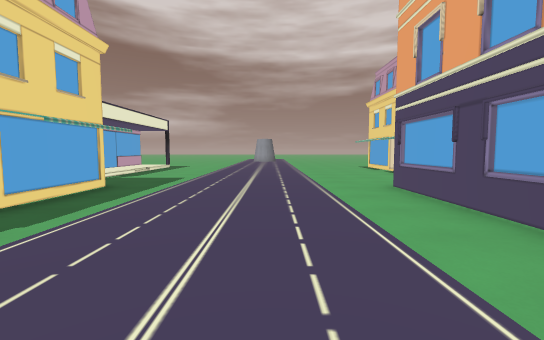
view 1 (above)

22 first-person views from a walk through a level from a Godot 3-D game. The camera is 1.4 m above the floor, tilts 4° down and sees 90° across. The floor is counted in squares, 2 m on a side. Each view is taken from the middle of a square. On the plan, view 1 faces up. The plan holds only what a view shows up to about 9 squares ahead; the rest is blank. The place goes on beyond the plan. Flat picture figures and markers are left out. Some surface patterns are stand-ins.

view 2
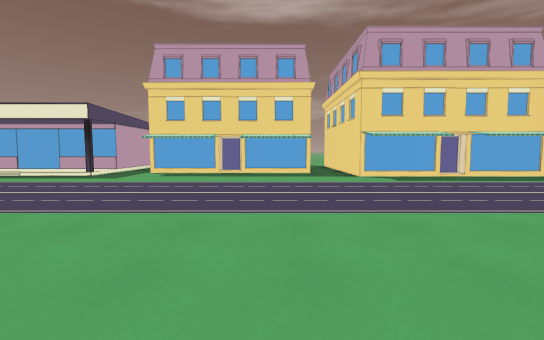

view 3
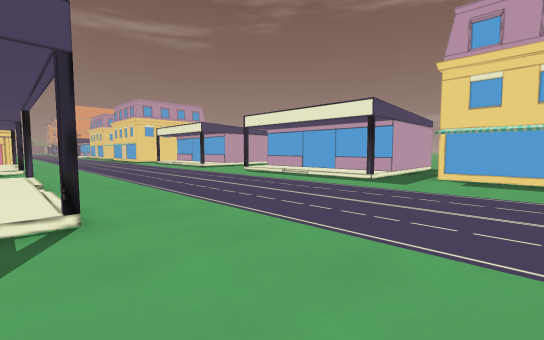

view 4
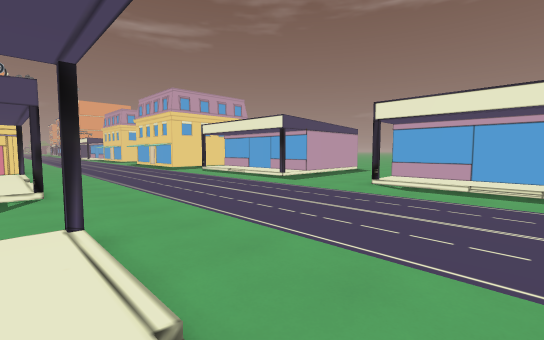

view 5
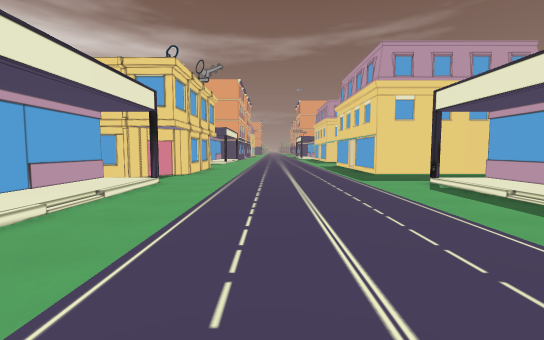

view 6
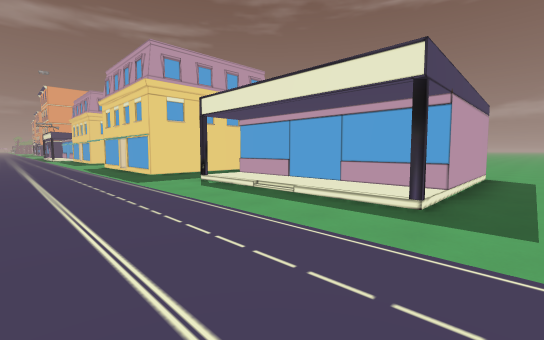

view 7
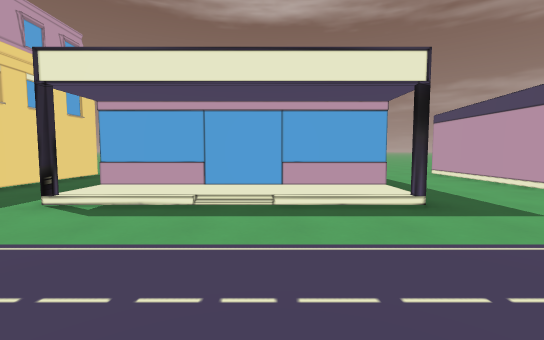

view 8
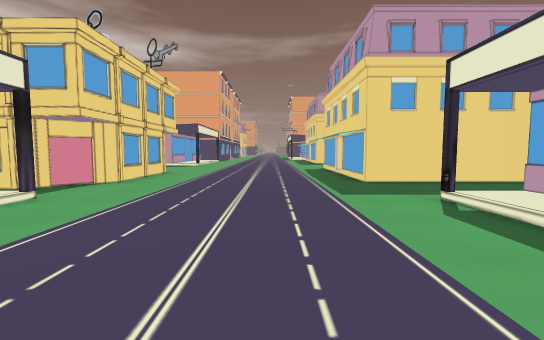

view 9
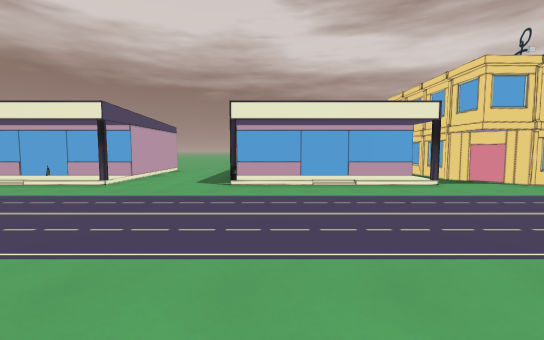

view 10
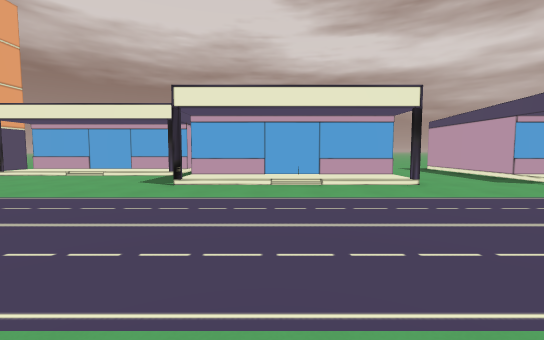

view 11
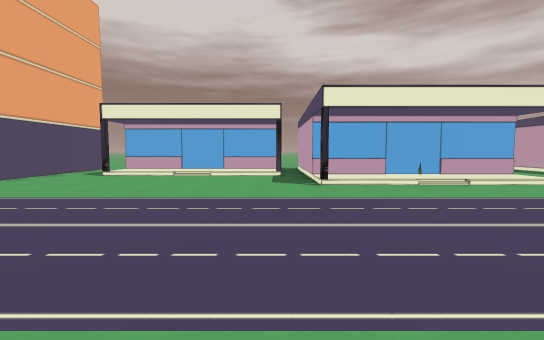

view 12
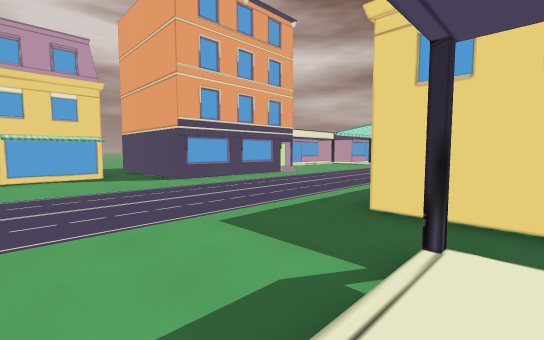

view 13
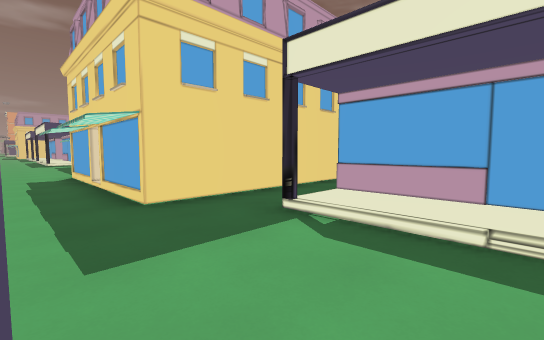

view 14
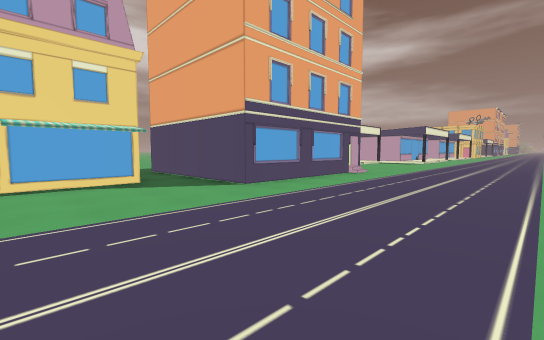

view 15
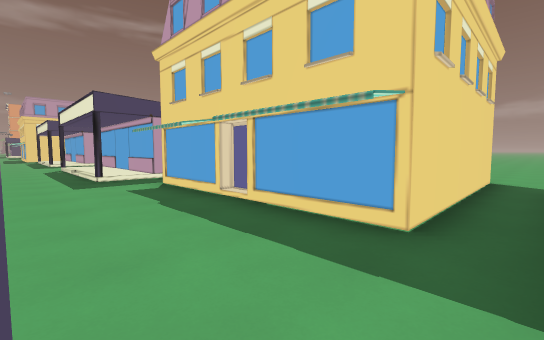

view 16
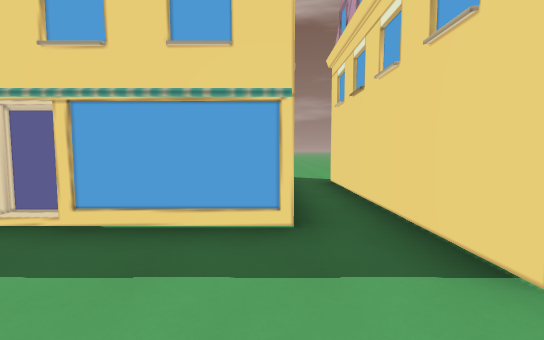

view 17
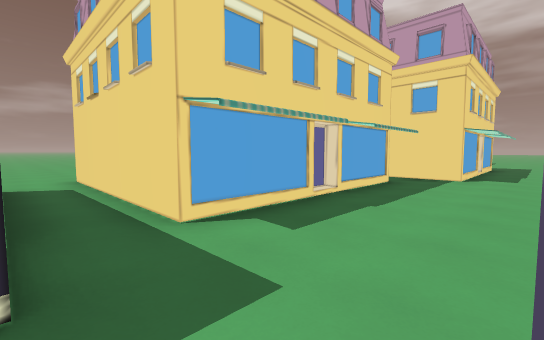

view 18
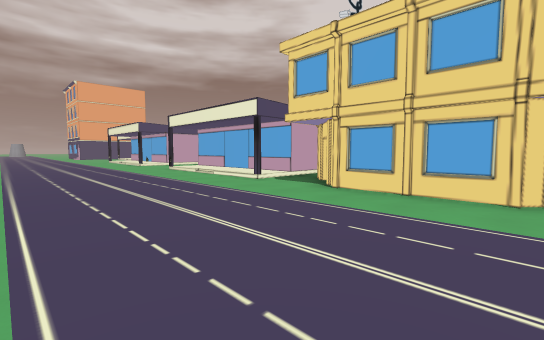

view 19
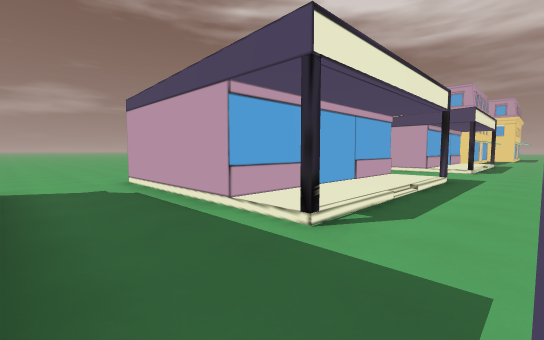

view 20
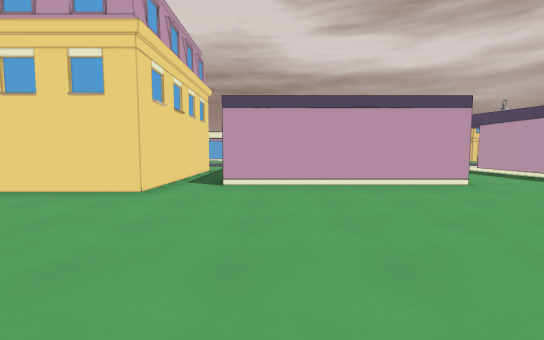

view 21
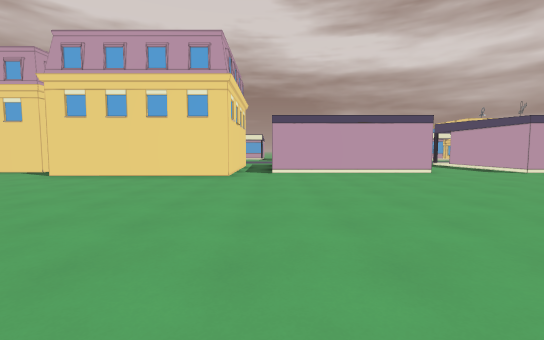

view 22
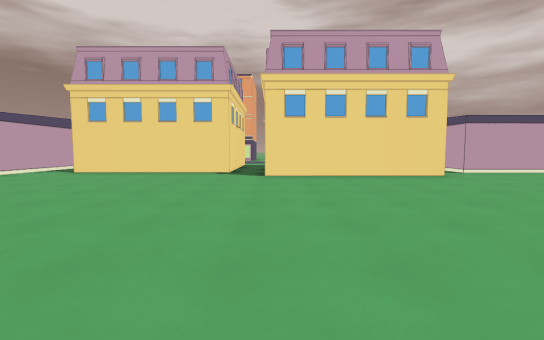

### Floor plan
Key: @ floor where view 1 was taken; # wall or solid block; . main floor; : floor 0.25 m higher than the main floor; H house.
Columns run from 17 left of view 1 to 7 right of it. Each row starts with its distance up from view 1.
  9            #:.........#
  8            #:.........#
  7         ####:#........#
  6        ..................
  5       ...#####......#####
  4      ....#   #......#
  3     .....#   #......#
  2    ......#   #......#
  1   .......#####......####
  0  ................@......
 -1 ........#####.........#.
 -2  .......#   #.........:#
 -3   ......#   #.........:#
 -4    .....#   #.........:#
 -5   ......#####.........:#
 -6  .....................##
 -7 .........####:......:###
 -8  ........#  #:......:#
 -9   .......#  #:......:#
-10    ......#  #:......:#
-11     .....#  #:......:#
-12      ....####........##
-13       ..................
-14       ..................
-15       ...####:......:###
-16          #  #:......:H
-17             #:......:#
-18             #:......:#
-19      ..     #:......:H
-20     .....####........##
-21    ..................##
-22    .................##
-23          ######.....#
-24               #.....#
-25                .....#

Where each view was taken, in squares from view 1:
view 1: 0 up, 0 right, facing up
view 2: 2 down, 4 right, facing left
view 3: 4 down, 3 right, facing down-left
view 4: 9 down, 3 right, facing down-left
view 5: 14 down, 0 right, facing down
view 6: 14 down, 0 right, facing down-left
view 7: 17 down, 0 right, facing left
view 8: 16 down, 1 left, facing down
view 9: 16 down, 4 left, facing right
view 10: 9 down, 3 left, facing right
view 11: 6 down, 3 left, facing right
view 12: 9 up, 5 left, facing down-right
view 13: 9 up, 2 left, facing down-left
view 14: 9 up, 2 left, facing down-right
view 15: 0 up, 2 left, facing down-left
view 16: 1 down, 2 left, facing left
view 17: 7 down, 2 left, facing up-left
view 18: 25 down, 2 left, facing up-right
view 19: 22 down, 2 left, facing up-left
view 20: 8 down, 14 left, facing right
view 21: 7 down, 17 left, facing right
view 22: 1 down, 17 left, facing right
